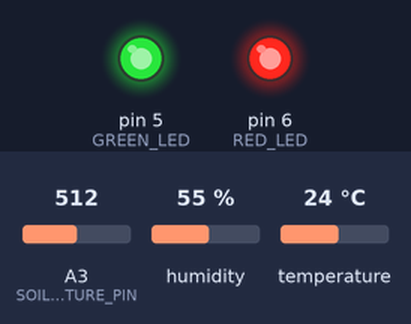
This sketch was run on a simulated Arduino Uno, built with avr-gcc and run on an emulated ATmega328P. On the bench: output pins drawn as LEDs (lit = HIGH). The inputs (shaded band) are chosen by the test bench; at power-on: A3 (SOIL_MOISTURE_PIN) = 512, humidity 55 %, temperature 24 °C. What the sketch prints to the serial monitor is not drawn.

Above: at 0.1 s.
Timing chart, 0 to 1.6 s (numbered marks = the images above):
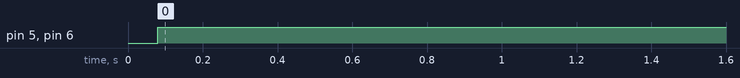

The sketch:

sketch_3.5c.ino
```cpp
// Modules
#include "DHT.h"

/**
 * SIT111 3.5C | T2, 2024
 * Jason Mark Vellucci | SID: 221437402
 */

// Sensors
#define DHTTYPE DHT22 // DHT 22 (AM2302)
#define DHTPIN 2 // Digital pin for DHT22
#define SOIL_MOISTURE_PIN A3 // Analog pin for Soil Moisture Sensor

// LEDs
#define GREEN_LED 5 // Green LED pin
#define RED_LED 6 // Red LED pin

// Question for tutor: Are global vars generally considered dangerous in Arduino land?
DHT dht(DHTPIN, DHTTYPE); // Object of type `DHT`.

// Thresholds
const float TEMP_THRESHOLD          = 30.00;
const float HUMIDITY_THRESHOLD      = 42.60;
const int SOIL_MOISTURE_THRESHOLD   = 70;

void setup() {
  Serial.begin(9600); // init. `serial comms`.
  dht.begin(); // Activate the `Humidity & Temp Sensor`

  // init. INPUT
  pinMode(SOIL_MOISTURE_PIN, INPUT);
  pinMode(DHTPIN, INPUT);

  // init. OUTPUT
  pinMode(GREEN_LED, OUTPUT);
  pinMode(RED_LED, OUTPUT);
}

void loop() {
  // Print Timestamp

  // Read temperature and humidity from the DHT22 sensor and print
  Serial.println("SENSOR READINGS");

  float temperature = dht.readTemperature(); // method calls on the `dht` object.
  Serial.print("Temperature: ");
  Serial.println(temperature);

  float humidity = dht.readHumidity(); // method calls on the `dht` object.
  Serial.print("Humidity: ");
  Serial.println(humidity);

  // Read `moisture level` from the `Soil Moisture Sensor` and print
  int sensor_value = analogRead(SOIL_MOISTURE_PIN); // Read the value from the sensor. This is the INPUT from the `Soil Moisture Sensor` > `Arduino`.
  int soil_moisture_level = map(sensor_value, 0, 1023, 100, 0); // Map it to a 0-100% range.
  Serial.print("Moisture Level: ");
  Serial.print(soil_moisture_level);
  Serial.println("%");

  Serial.println("----------------------------------------------------------------");

  // Implement logic to control the green and red LEDs
  // GREEN LED permanently HIGH
  digitalWrite(GREEN_LED, HIGH);

  if ( (temperature >= TEMP_THRESHOLD) || (humidity >= HUMIDITY_THRESHOLD) || (soil_moisture_level <= SOIL_MOISTURE_THRESHOLD) ) {
    digitalWrite(RED_LED, HIGH);
  } else {
    digitalWrite(RED_LED, LOW);
  }

  delay(2000); // Delay between readings
}
```

Measured:
- by itself, pin 5 (GREEN_LED), pin 6 (RED_LED): LOW → HIGH at 0.08 s
